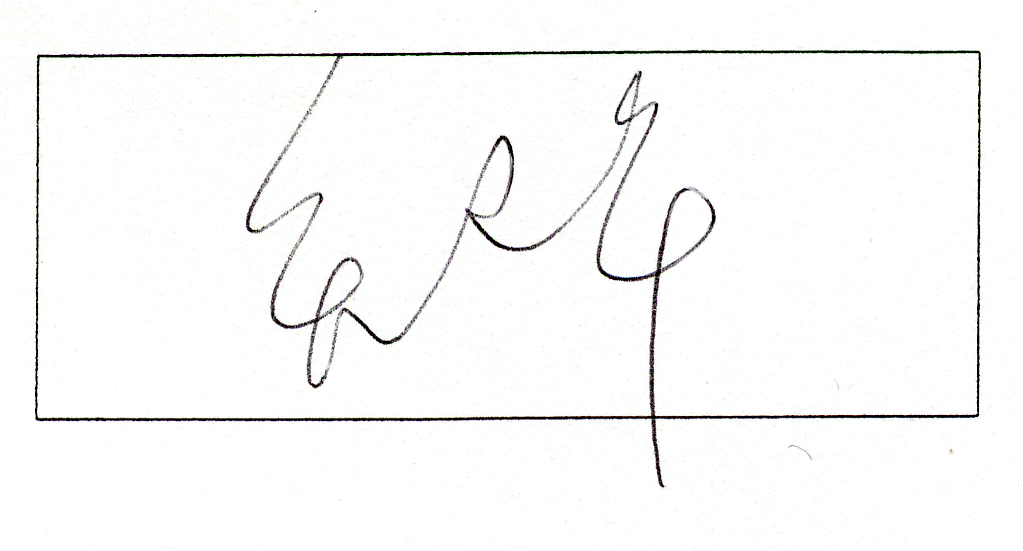
#> input picture Offline Genuine/13_012.PNG, 1023 x 551 px; its folder holds only this picture in this run
$ python Signature_Recognition_Model.py   (older library calls are emulated)
#> lines starting #> are read from the running program, lines starting #| are printed output that depends on the picture
import numpy as np
import cv2
import matplotlib.pyplot as plt
from glob import glob
from tensorflow.keras.utils import to_categorical
from tensorflow.keras.layers import Dropout, BatchNormalization, Activation
from tensorflow.keras.layers import MaxPooling2D
from tensorflow.keras.models import Sequential
from tensorflow.keras.layers import Dense
from tensorflow.keras.layers import Flatten
from tensorflow.keras.layers import Conv2D
from sklearn.utils import shuffle
from tensorflow.keras.optimizers import Adam
from tensorflow.keras import regularizers
from tensorflow.keras.callbacks import EarlyStopping
from tensorflow.keras.preprocessing.image import ImageDataGenerator

# 指定亂數種子
seed = 7
np.random.seed(seed)

# 載入真實簽名資料庫
gen = [glob(r"C:/Weilin/Tensor/Signature Recognition System/Offline Genuine/*.*"),
       glob(r"C:/Weilin/Tensor/Signature Recognition System/gen/*.*"),
       glob(r"C:/Weilin/Tensor/Signature Recognition System/OT/*.*")]

# 載入仿冒簽名資料庫
forg = [glob(r"C:/Weilin/Tensor/Signature Recognition System/Offline Forgeries/*.*"),
        glob(r"C:/Weilin/Tensor/Signature Recognition System/forg/*.*"),
        glob(r"C:/Weilin/Tensor/Signature Recognition System/OF/*.*")]


# 定義以下為array陣列
X = []
Y = []
X_train = []
Y_train = []
X_test = []
Y_test = []


# laplacian預處理
def composite_laplacian(f):
    kernel = np.array([[0, -1, 0], [-1, 5, -1], [0, -1, 0]])
    temp = cv2.filter2D(f, cv2.CV_32F, kernel)
    g = np.uint8(np.clip(temp, 0, 255))
    return g


# 輸入真實圖片
for data in range(len(gen)):
    for i in gen[data]:
        image = cv2.imread(i)
#> image is the input picture: shape (551, 1023, 3); mean B, G, R 248.8, 249.2, 249.2
        # image = cv2.GaussianBlur(image, (5, 5), 0)
        # image = cv2.medianBlur(image, 5)
        print(image.shape)
#| (551, 1023, 3)
        # image = cv2.bilateralFilter(image, 15, 75, 75)
        # image = composite_laplacian(image)
        image = cv2.cvtColor(image, cv2.COLOR_BGR2RGB)
        ret, frame = cv2.threshold(image, 127, 255, cv2.COLOR_BGR2GRAY)
#> frame: shape (551, 1023, 3); every value is 0
        image = cv2.resize(image, (128, 64))
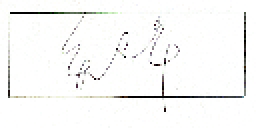
#> image: shape (64, 128, 3) (shown 2 times larger); mean R, G, B 247.7, 247.8, 247.2
        X.append(image)
        Y.append(0)

# 輸入仿冒圖片
for data in range(len(forg)):
    for j in forg[data]:
        image = cv2.imread(j)
        # [6 lines of commented-out code are left out]
        print(image.shape)
        image = cv2.cvtColor(image, cv2.COLOR_BGR2RGB)
        ret, frame = cv2.threshold(image, 127, 255, cv2.COLOR_BGR2GRAY)
        image = cv2.resize(image, (128, 64))
        X.append(image)
        Y.append(1)

# 轉換成array陣列過後進行打亂
X = np.array(X)
Y = np.array(Y)
X, Y = shuffle(X, Y)
#> Y = [0]
print(X.shape)
#| (1, 64, 128, 3)
print(Y.shape)
#| (1,)

# 分割資料集
X_train, Y_train = X[:8500], Y[:8500]
#> Y_train = [0]
X_test, Y_test = X[8500
                   :], Y[8500:]
#> X_test = empty array; Y_test = empty array
# 正規化
X_train = X_train / 255
X_test = X_test / 255
# One-hot編碼
#> (the run stopped early here; a loop or call above may not have finished)
